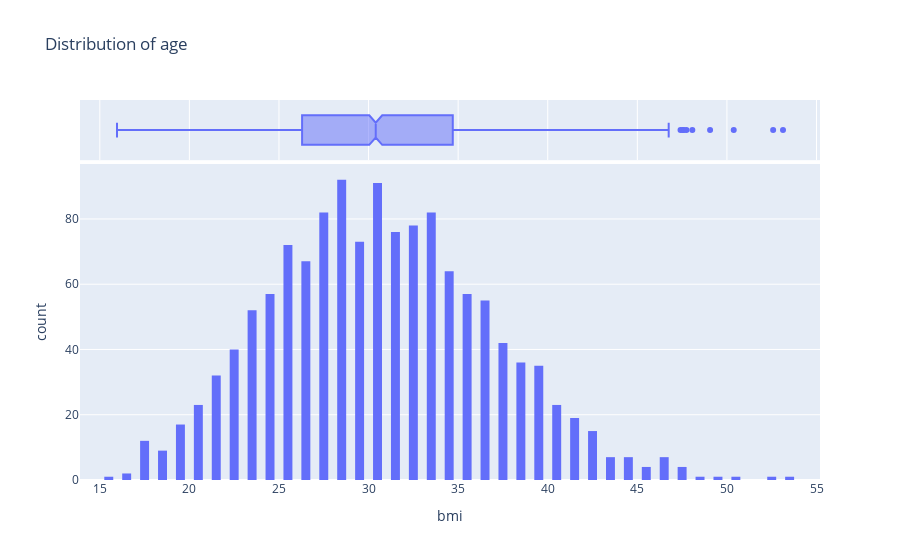

Write notebook code for a chart like this one.
### Code cell
fig=px.histogram(medical_df,x="bmi",marginal="box",nbins=47,title="Distribution of age")
fig.update_layout(bargap=0.5)
fig.show()

### Figure 1 — Plotly figure (JSON) as saved in the notebook; plotly's stock layout.template omitted (floating-point values rounded to 4 significant figures; data arrays with more than 128 entries replaced by an {"elided": "..."} marker saying what was removed)
{"data": [{"alignmentgroup": "True", "bingroup": "x", "hovertemplate": "bmi=%{x}<br>count=%{y}<extra></extra>", "legendgroup": "", "marker": {"color": "#636efa", "pattern": {"shape": ""}}, "name": "", "nbinsx": 47, "offsetgroup": "", "orientation": "v", "showlegend": false, "type": "histogram", "x": {"elided": "1338 float values"}, "xaxis": "x", "yaxis": "y"}, {"alignmentgroup": "True", "hovertemplate": "bmi=%{x}<extra></extra>", "legendgroup": "", "marker": {"color": "#636efa"}, "name": "", "notched": true, "offsetgroup": "", "showlegend": false, "type": "box", "x": {"elided": "1338 float values"}, "xaxis": "x2", "yaxis": "y2"}], "layout": {"bargap": 0.5, "barmode": "relative", "legend": {"tracegroupgap": 0}, "title": {"text": "Distribution of age"}, "xaxis": {"anchor": "y", "domain": [0, 1], "title": {"text": "bmi"}}, "xaxis2": {"anchor": "y2", "domain": [0, 1], "matches": "x", "showgrid": true, "showticklabels": false}, "yaxis": {"anchor": "x", "domain": [0, 0.8316], "title": {"text": "count"}}, "yaxis2": {"anchor": "x2", "domain": [0.8416, 1], "matches": "y2", "showgrid": false, "showline": false, "showticklabels": false, "ticks": ""}}}
